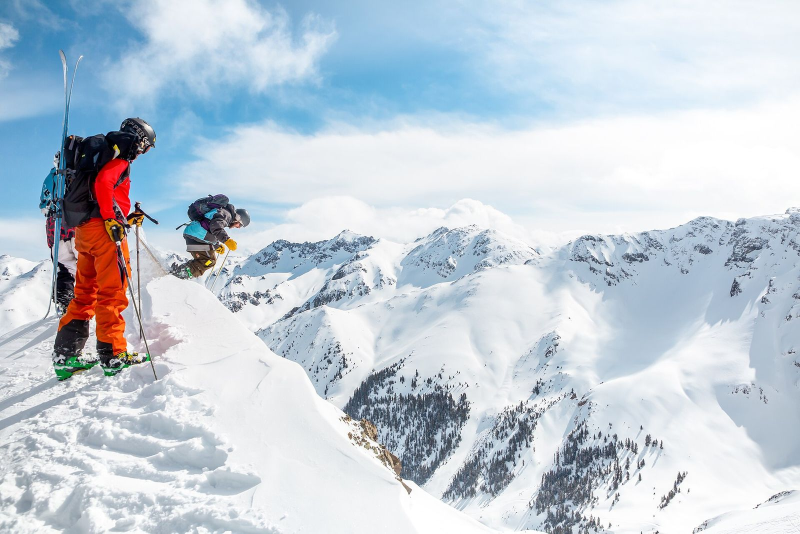
#> input picture assets/photos/consejos.jpg, 1600 x 1067 px, given in place of top_white.png, which was not available (shown at 1/2 size)
$ python final.py ../../assets/photos/consejos.jpg ../../assets/photos/giro.jpg
#> lines starting #> are read from the running program, lines starting #| are printed output that depends on the picture
import cv2, numpy as np, sys
tex, out = sys.argv[1], sys.argv[2]
TW, TH = 2048, 352
rng = np.random.default_rng(3)
def feather(mask, r):
    m = cv2.dilate(mask, np.ones((r, r), np.uint8)).astype(np.float32) / 255
    return cv2.GaussianBlur(m, (0, 0), r / 2)[..., None]

# ---------- Blanca (oso) ----------
w = cv2.imread(tex + '/top_white.png').astype(np.float32)
w[:16] = w[16:32][::-1]
lab = cv2.cvtColor(w.astype(np.uint8), cv2.COLOR_BGR2LAB)
#> lab: shape (1067, 1600, 3); mean of channels 0, 1, 2 208.6, 126.9, 121.8
L = lab[..., 0]
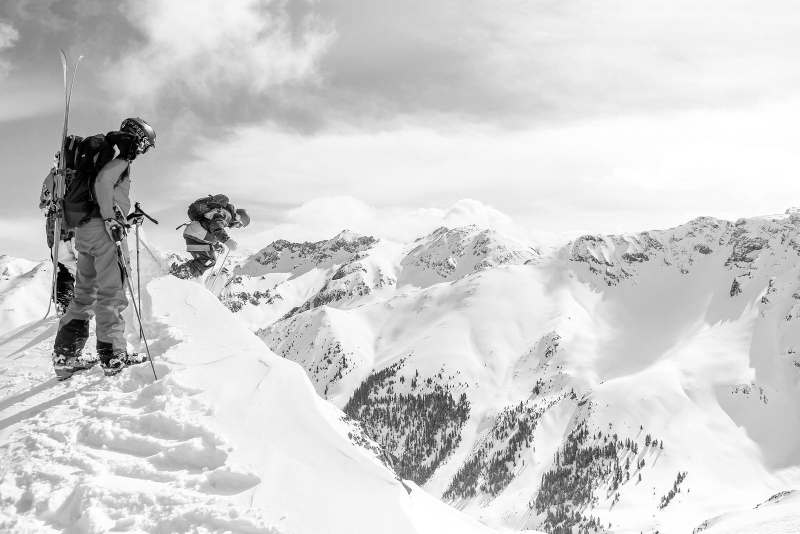
#> L: shape (1067, 1600) (shown at 1/2 size); min 0, max 255, mean 208.6
mask = np.zeros((TH, TW), np.uint8)
for x0, x1 in [(440, 790), (1185, 1465)]:
    sub = (L[:, x0:x1] < 192).astype(np.uint8) * 255
#> (the run stopped early here; a loop or call above may not have finished)

$ run again, on assets/photos/giro.jpg
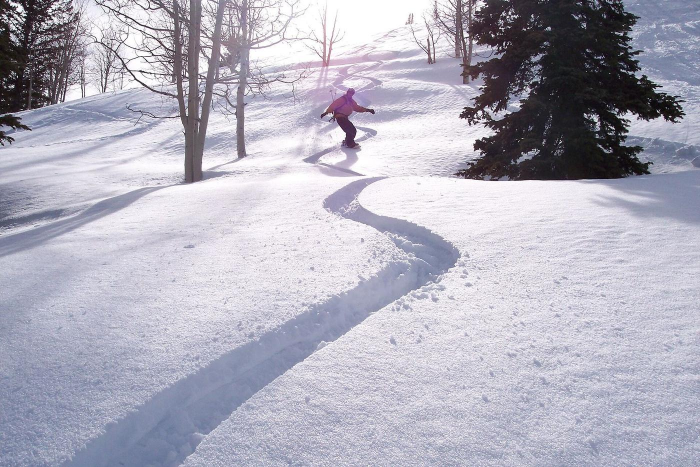
#> input picture assets/photos/giro.jpg, 1400 x 934 px, given in place of top_white.png, which was not available (shown at 1/2 size)
#> lab: shape (934, 1400, 3); mean of channels 0, 1, 2 181.3, 131.3, 121.3
#> `L = lab[..., 0]`:
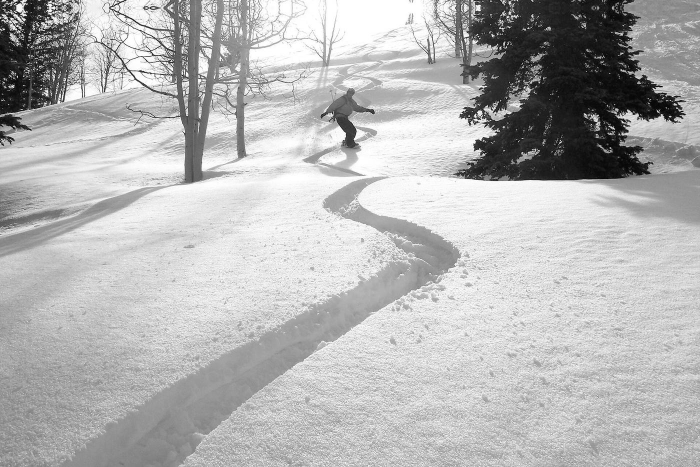
#> L: shape (934, 1400) (shown at 1/2 size); min 0, max 255, mean 181.3
